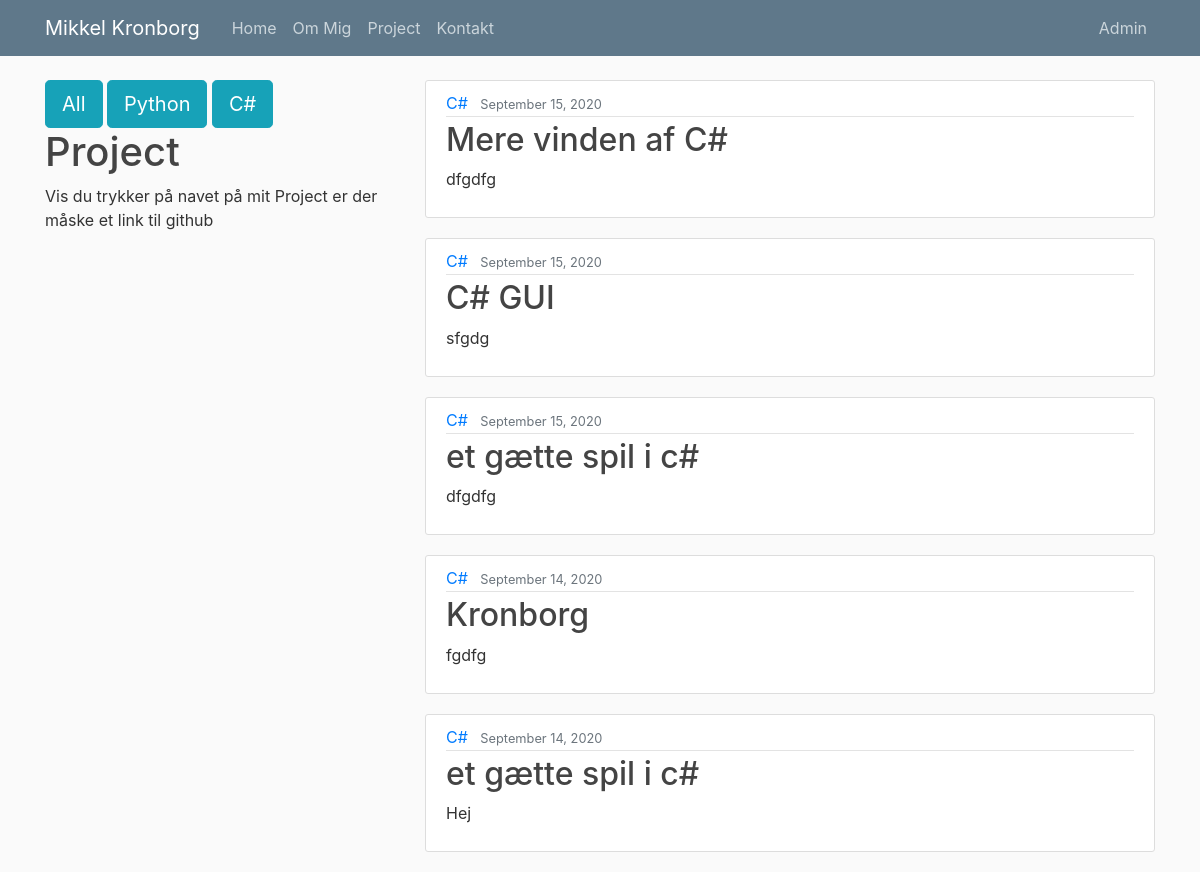
Page /project/csharp/ (signed in) on the committed database.
### web/models.py (models this page shows, shortened)
class Post(models.Model):
    title = models.CharField(max_length=100)
    language = models.CharField(max_length=50)
    link = models.CharField(max_length=300)
    content = models.TextField()
    date_posted = models.DateTimeField(default=timezone.now)
    author = models.ForeignKey(User, on_delete=models.CASCADE)

### web/views.py (the view)
# urls.py: path('project/csharp/', CSharpList.as_view(), name='web-c#'),
class CSharpList(ListView):
    model = Post
    template_name = 'web/pcshap.html'  # <app>/<model>_<viewtype>.html
    context_object_name = 'posts'
    ordering = ['-date_posted']

### web/templates/web/pcshap.html
{% extends "web/base.html" %}
{% load static %}
{% block content %}
<div class="row">
  <div class="col-4">
    <div class="form-actions">
        <a href='{% url 'web-project' %}'><button class="btn btn-info btn-lg">All</button></a>
        <a href='{% url 'web-python' %}'><button class="btn btn-info btn-lg">Python</button></a>
        <a href='{% url 'web-c#' %}'><button class="btn btn-info btn-lg">C#</button></a>
    </div>
      <h1>Project</h1>
      <p>
          Vis du trykker på
          navet på mit Project er der måske et link til github
      </p>
  </div>
  <div class="col-8">
      {% for post in posts %}
          {% if post.language == "C#" %}
            <article class="media content-section">
              <div class="media-body">
                <div class="article-metadata">
                  <a class="mr-2" href="#">{{ post.language }}</a>
                  <small class="text-muted">{{ post.date_posted|date:"F d, Y" }}</small>
                </div>
                <h2><a class="article-title" href="{{ post.link }}" target="_blank">{{ post.title }}</a></h2>
                <p class="article-content">{{ post.content }}</p>
              </div>
            </article>
          {% endif %}
        {% endfor %}
  </div>
</div>
{% endblock content %}

### web/static/web/main.css (style rules this page uses)
body { background: #fafafa; color: #333333; margin-top: 5rem; }
h1, h2, h3, h4, h5, h6 { color: #444444; }
.content-section { background: #ffffff; padding: 10px 20px; border: 1px solid #dddddd; border-radius: 3px; margin-bottom: 20px; }
.article-title { color: #444444; }
.article-content { white-space: pre-line; }
.article-metadata { padding-bottom: 1px; margin-bottom: 4px; border-bottom: 1px solid #e3e3e3 }

### rows in the picture
Post: language "C#", date_posted "September 15, 2020", title "Mere vinden af C#", content "dfgdfg"
Post: language "C#", date_posted "September 15, 2020", title "C# GUI", content "sfgdg"
Post: language "C#", date_posted "September 15, 2020", title "et gætte spil i c#", content "dfgdfg"
Post: language "C#", date_posted "September 14, 2020", title "Kronborg", content "fgdfg"
Post: language "C#", date_posted "September 14, 2020", title "et gætte spil i c#", content "Hej"
